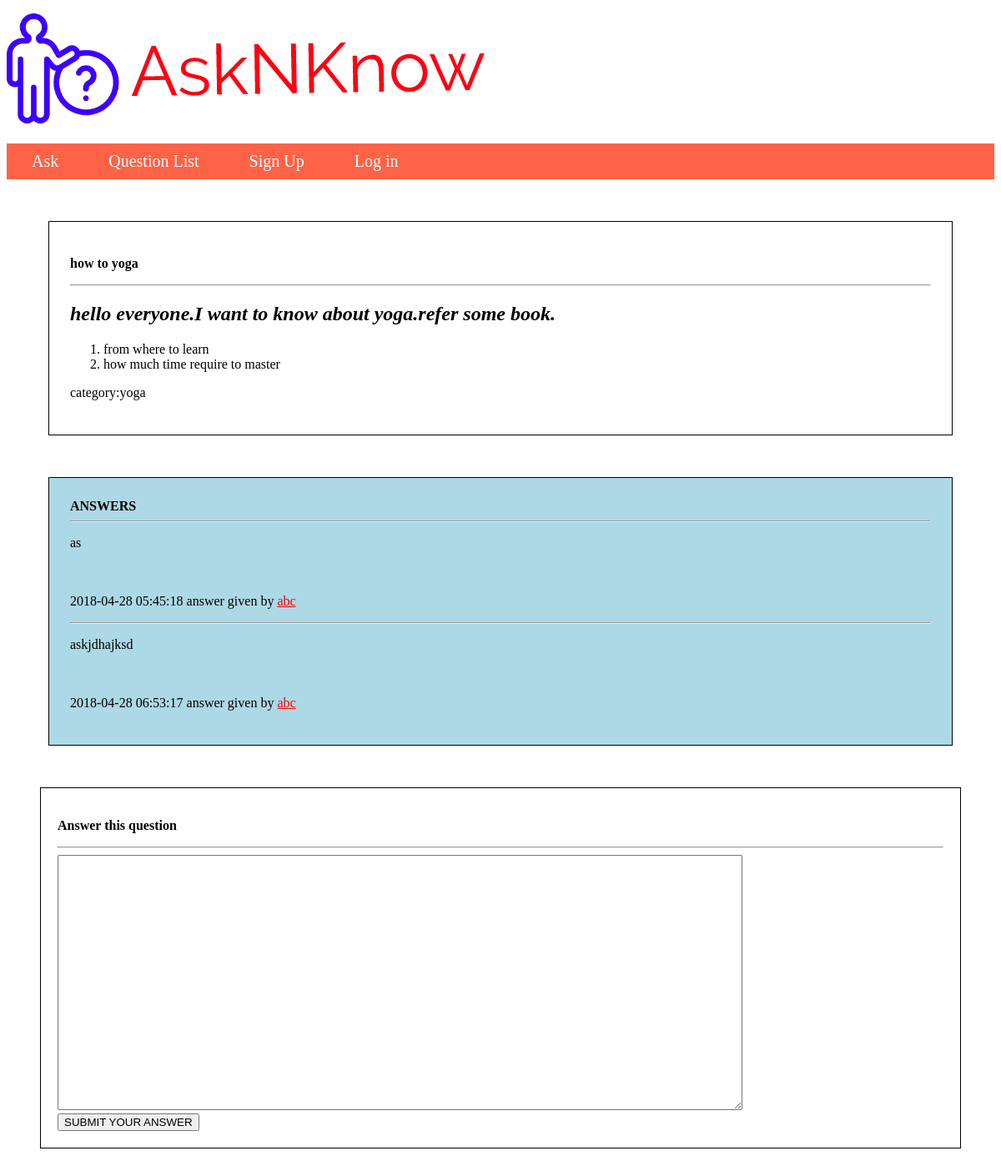
Screenshot of /answer.php?question_id=10 with the database file from the repository.
### tables this page shows
CREATE TABLE `question` (
  `id` int(20) NOT NULL,
  `title` varchar(1000) NOT NULL,
  `question` varchar(5000) NOT NULL,
  `category` varchar(100) NOT NULL,
  `user_id` int(20) NOT NULL,
  `time` timestamp NOT NULL DEFAULT CURRENT_TIMESTAMP ON UPDATE CURRENT_TIMESTAMP,
  `upvote` int(50) NOT NULL,
  `downvote` int(50) NOT NULL
);

CREATE TABLE `answer` (
  `id` int(20) NOT NULL,
  `question_id` int(20) NOT NULL,
  `user_id` int(20) NOT NULL,
  `answer` varchar(2000) NOT NULL,
  `time` timestamp NOT NULL DEFAULT CURRENT_TIMESTAMP ON UPDATE CURRENT_TIMESTAMP
);

CREATE TABLE `user` (
  `id` int(10) NOT NULL,
  `username` varchar(255) NOT NULL,
  `email` varchar(255) NOT NULL,
  `password` varchar(100) NOT NULL,
  `reg_date` timestamp NOT NULL DEFAULT CURRENT_TIMESTAMP ON UPDATE CURRENT_TIMESTAMP
);

### answer.php (the view, shortened to what this page needs)
<!DOCTYPE html>
<html>
<head>
</head>
<body>
	<?php include("header.php") ?>
	<?php
		$conn=connect();
		$id=$_REQUEST['question_id'];
		$sql="select * from question where id='$id'";
		$result=mysqli_query($conn,$sql);
		if(mysqli_num_rows($result)==1){
			$row=mysqli_fetch_assoc($result);
			echo "<div class='question_view'>";
			echo "<p><b>$row[title]</b></p><hr>";
			echo "<p>$row[question]</p>";
			echo "<p>category:$row[category]</p>";
			echo "</div>";
		}
		$answer_sql="select a.*, b.username from answer a,user b where a.user_id=b.id and a.question_id=$id";
		$answer_res=mysqli_query($conn,$answer_sql);
		if(mysqli_num_rows($answer_res)>0){
			echo "<div class='answer_view'>".
				 "<b>ANSWERS</b><br>";
			while($row=mysqli_fetch_assoc($answer_res)){
				echo "<hr><p>$row[answer]<br><br>$row[time] answer given by ".
				     " <a style='color:red' href='profile.php?user_id=$row[user_id]'>$row[username]</a></p>";
			}
			echo "</div>";
		}
	?>
	<div class="answer_box">
		<form method="post" action="answer_insert.php?question_id=<?php echo($id); ?>">
			<p><b>Answer this question</b></p>
			<hr>
			<textarea name="answer" rows="20" cols="100" required></textarea><br>
			<input type="submit" value="SUBMIT YOUR ANSWER">
		</form>
	</div>
</body>
</html>

### answer.php (style rules this page uses)
.question_view { border: 1px solid black; margin: 50px; padding: 25px; }
.answer_view { border: 1px solid black; margin: 50px; padding: 25px; background-color: lightblue; }
.answer_box { border: 1px solid black; margin: 40px; padding: 20px; }

### rows the page displays
question: title "how to yoga", question "hello everyone.I want to know about yoga .refer some book. from where to learn how much time require to master", category "yoga"
answer: answer "as", time "2018-04-28 05:45:18", user.username "abc"
answer: answer "askjdhajksd", time "2018-04-28 06:53:17", user.username "abc"
